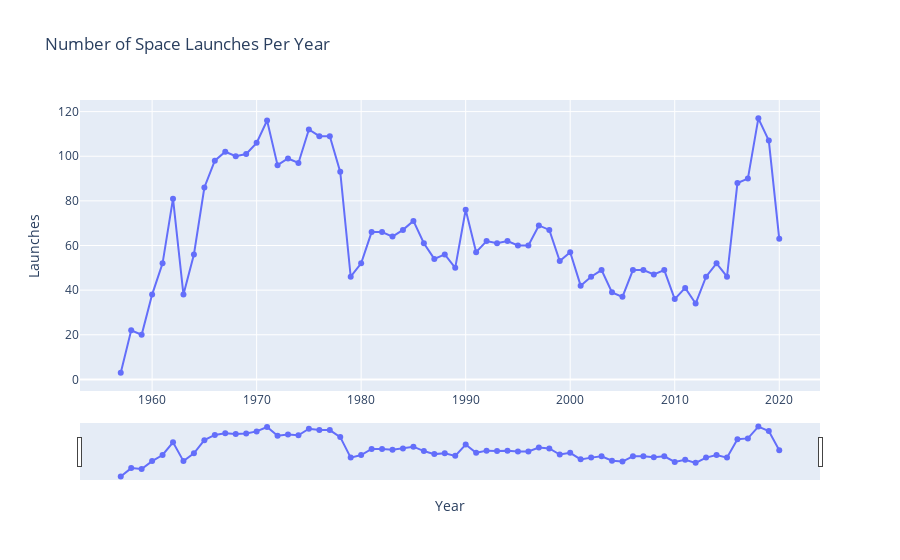

Notebook cell for this chart:
### Code cell
import plotly.express as px

fig1 = px.line(
    launches_per_year,
    x='Year',
    y='Launches',
    title='Number of Space Launches Per Year',
    markers=True
)
fig1.update_layout(
    xaxis=dict(rangeslider=dict(visible=True)),
    hovermode='x unified'
)
fig1.show()

### Figure 1 — Plotly figure (JSON) as saved in the notebook; plotly's stock layout.template omitted (floating-point values rounded to 4 significant figures)
{"data": [{"hovertemplate": "Year=%{x}<br>Launches=%{y}<extra></extra>", "legendgroup": "", "line": {"color": "#636efa", "dash": "solid"}, "marker": {"symbol": "circle"}, "mode": "lines+markers", "name": "", "orientation": "v", "showlegend": false, "type": "scatter", "x": [1957.0, 1958.0, 1959.0, 1960.0, 1961.0, 1962.0, 1963.0, 1964.0, 1965.0, 1966.0, 1967.0, 1968.0, 1969.0, 1970.0, 1971.0, 1972.0, 1973.0, 1974.0, 1975.0, 1976.0, 1977.0, 1978.0, 1979.0, 1980.0, 1981.0, 1982.0, 1983.0, 1984.0, 1985.0, 1986.0, 1987.0, 1988.0, 1989.0, 1990.0, 1991.0, 1992.0, 1993.0, 1994.0, 1995.0, 1996.0, 1997.0, 1998.0, 1999.0, 2000.0, 2001.0, 2002.0, 2003.0, 2004.0, 2005.0, 2006.0, 2007.0, 2008.0, 2009.0, 2010.0, 2011.0, 2012.0, 2013.0, 2014.0, 2015.0, 2016.0, 2017.0, 2018.0, 2019.0, 2020.0], "xaxis": "x", "y": [3, 22, 20, 38, 52, 81, 38, 56, 86, 98, 102, 100, 101, 106, 116, 96, 99, 97, 112, 109, 109, 93, 46, 52, 66, 66, 64, 67, 71, 61, 54, 56, 50, 76, 57, 62, 61, 62, 60, 60, 69, 67, 53, 57, 42, 46, 49, 39, 37, 49, 49, 47, 49, 36, 41, 34, 46, 52, 46, 88, 90, 117, 107, 63], "yaxis": "y"}], "layout": {"hovermode": "x unified", "legend": {"tracegroupgap": 0}, "title": {"text": "Number of Space Launches Per Year"}, "xaxis": {"anchor": "y", "domain": [0, 1], "rangeslider": {"visible": true}, "title": {"text": "Year"}}, "yaxis": {"anchor": "x", "domain": [0, 1], "title": {"text": "Launches"}}}}
